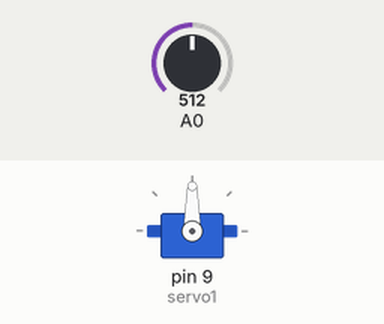
Simulated run of this sketch. Board: Arduino Uno, built with avr-gcc and run on an emulated ATmega328P. Parts: servo. The inputs (shaded band) are chosen by the test bench; at power-on: A0 = 512.

Above: at 1.2 s.
1.3 s: A0 set to 716
At 2.4 s:
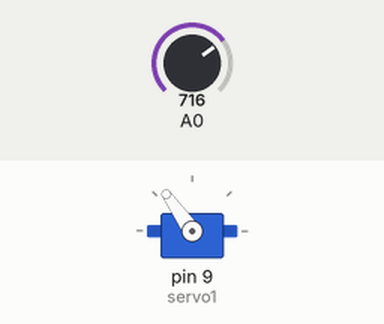
2.8 s: A0 set to 900
At 3.1 s:
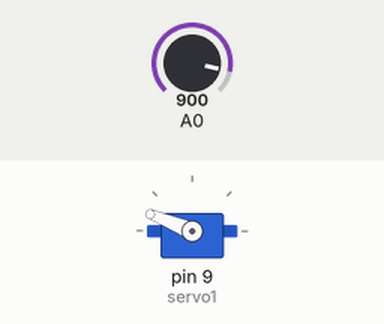
4.3 s: A0 set to 1023
At 4.7 s:
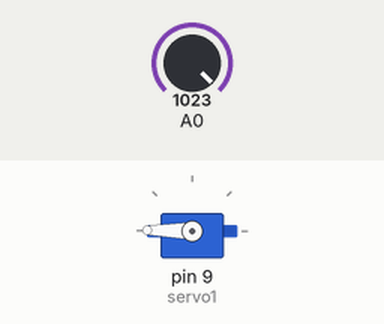
5.8 s: A0 set to 306
At 6.6 s:
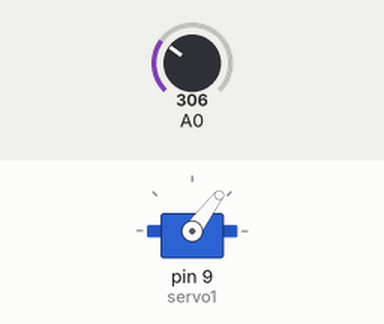
7.3 s: A0 set to 122
At 8.3 s:
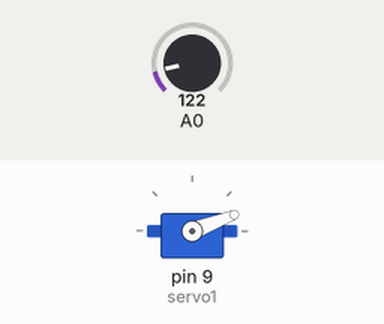
Timing chart, 0 to 9.8 s (numbered marks = the images above; inputs shaded):
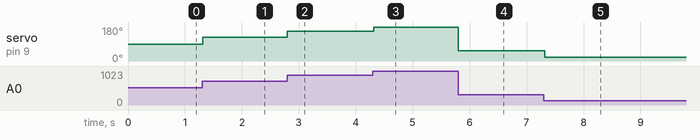

The sketch:

servo_con_pot_prometec.ino
```cpp
//https://www.prometec.net/servos/

#include <Servo.h>          // Incluir la librería Servo
Servo servo1;               // Crear un objeto tipo Servo llamado servo1
int angulo = 0 ;

void setup()
    {
       servo1.attach(9) ;  // Conectar servo1 al pin 9
    }

void loop()
    {
       angulo  = map( analogRead(A0), 0, 1024, 0, 180);
       servo1.write(angulo);
       delay(25);
    }
```

Measured:
- after the input at 1.3 s, servo on pin 9 (servo1): 90° → 125° at once
- after the input at 2.8 s, servo on pin 9 (servo1): 125° → 158° at once
- after the input at 4.3 s, servo on pin 9 (servo1): 158° → 179° at once
- after the input at 5.8 s, servo on pin 9 (servo1): 179° → 53° at once
- after the input at 7.3 s, servo on pin 9 (servo1): 53° → 21° at once
